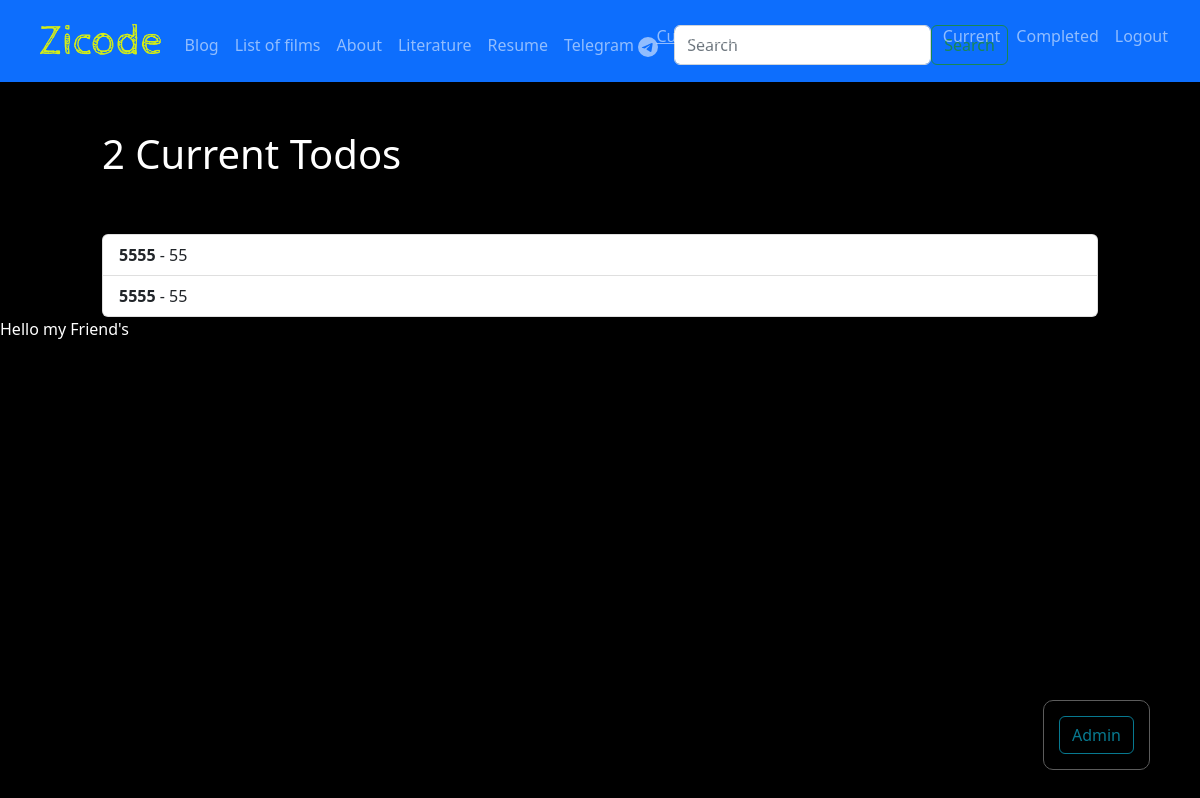
The page /todo/current/ (signed in) on the database as committed earlier.
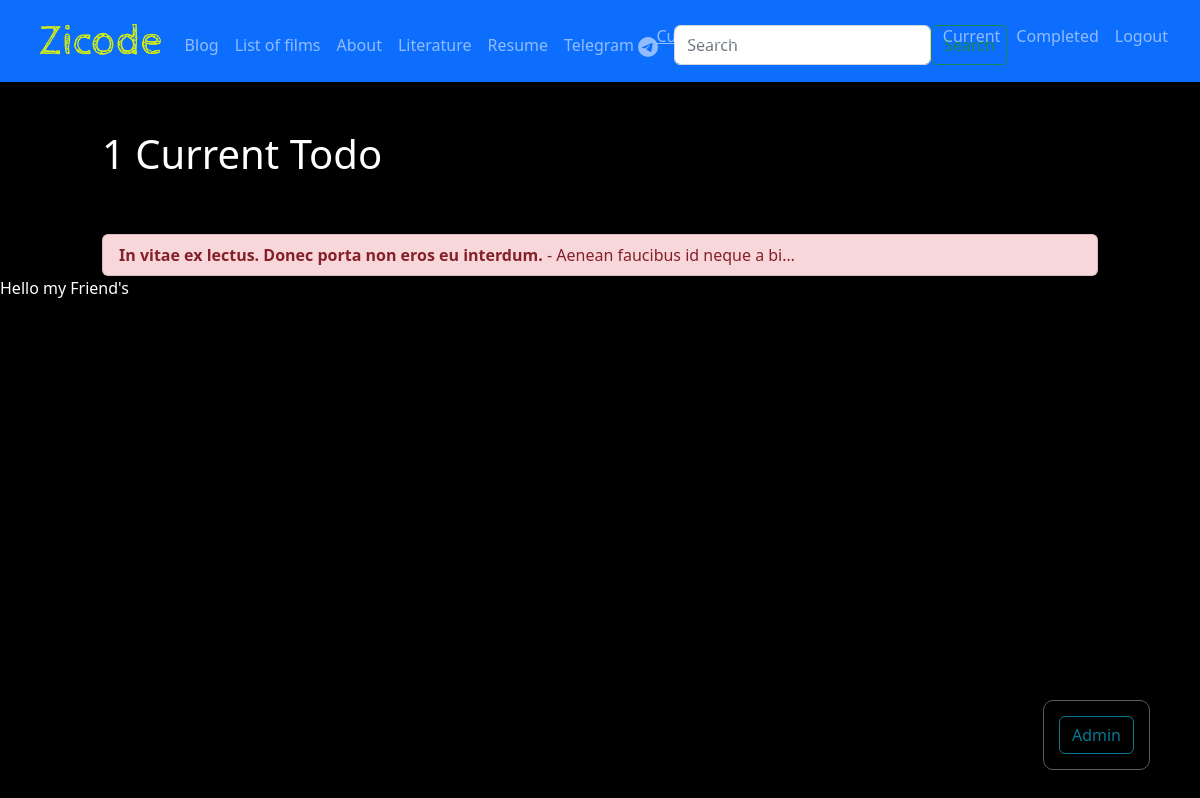
The same page on the database as committed later.
### todo/models.py (models this page shows, shortened)
class Todo(models.Model):
    title = models.CharField("Заголовок", blank=True, help_text="Enter field documentation", max_length=100)
    memo = models.TextField(blank=True)
    created = models.DateTimeField(auto_now_add=True)
    datecompleted = models.DateTimeField(null=True, blank=True)
    important = models.BooleanField(default=False)
    user = models.ForeignKey(User, on_delete=models.CASCADE)

### todo/views.py (the view)
# urls.py: path('current/', views.currenttodos, name="currenttodos"),
@login_required
def currenttodos(request):
    todos = Todo.objects.filter(user=request.user, datecompleted__isnull = True)
    return render(request, 'todo/currenttodos.html', {'todos':todos})

### todo/templates/todo/currenttodos.html
{% extends 'portfolio/base.html' %}
{% block todo %}
<div class="row justify-content-center mt-5">
    <div class="col-md-10">
        {% if todos %}
        <h1>{{ todos.count }} Current Todo{{ todos.count|pluralize }}</h1>
        {% else %}
        <h1>Current Todos</h1>
        {% endif %}
    </div>
</div>
<div class="row justify-content-center mt-5">
    <div class="col-md-10">
        {% if todos %}
        <div class="list-group">
            {% for todo in todos %}
            <a href="{% url 'viewtodo' todo.id %}"
               class="list-group-item list-group-item-action{% if todo.important %} list-group-item-danger{% endif %}">
                <b>{{ todo.title }}</b>{% if todo.memo %} - {{ todo.memo|truncatechars:30 }}{% endif %}</a>
            {% endfor %}
        </div>
        {% else %}
        <div class="text-center">
            <h2>Looks like you don't have any todos! Nice work.</h2>
            <br>
            <a role="button" class="btn btn-primary" href="{% url 'createtodo' %}">New Todo</a>
        </div>
        {% endif %}
    </div>
</div>
{% endblock %}

Rows that differ between the two databases and show on the page:
removed Todo: title "5555", memo "55"
removed Todo: title "5555", memo "55"
added Todo: title "In vitae ex lectus. Donec porta non eros eu interdum.", memo "Aenean faucibus id neque a bi…", important True (drawn)
Other text that changed with them:
{{ todos.count }}: "2" → "1"
